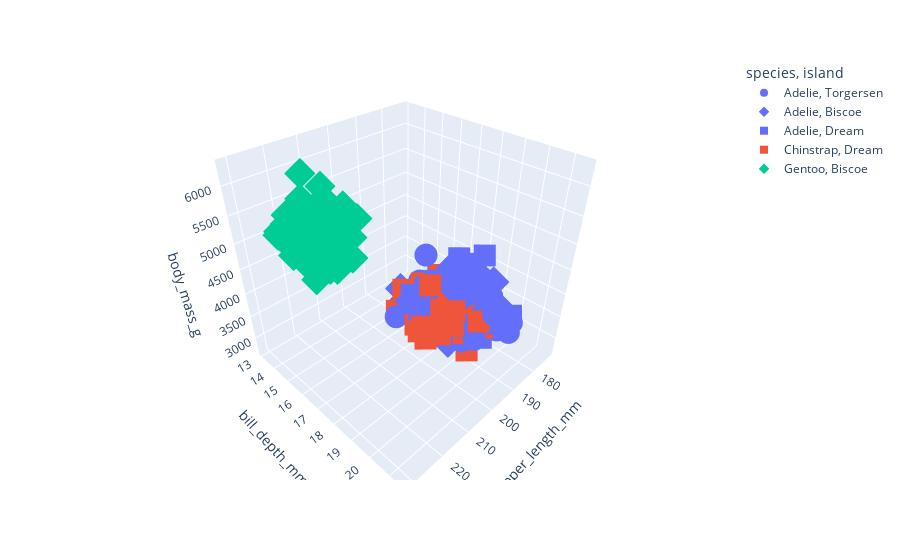

This figure's notebook cell:
### Code cell
px.scatter_3d(
    data_frame=penguins,
    x = 'flipper_length_mm',
    y = 'bill_depth_mm',
    z = 'body_mass_g',
    color = 'species',
    symbol = 'island',
)
